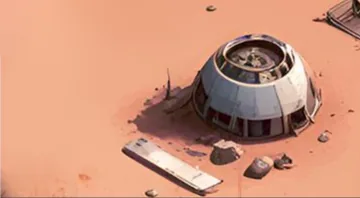
#> input picture games/recycled/src/assets/art/tile-amplifier.webp, 360 x 198 px, given in place of tile-amplifier.webp.webp, which was not available
$ python make_cutouts.py ../src/assets/art/tile-amplifier.webp
#> lines starting #> are read from the running program, lines starting #| are printed output that depends on the picture
#> in cut, tile is the input picture: PIL image 360x198 RGB; mean R, G, B 207.4, 149.3, 123.5
"""Cut a building out of its printed ground, keeping the publisher's pixels.

    python3 tools/make_cutouts.py            # every building that has no cut-out yet
    python3 tools/make_cutouts.py rover      # just these

The model never contributes colour. It is asked for the same image with the ground removed, and
only its **alpha** is used: the publisher's RGB from `tile-<type>.webp` is composited through that
matte. Every run checks that no pixel inside the silhouette changed, and refuses to write if one
did. Output is lossless WebP, which halves the file against PNG for a game downloaded whole.

Needs Pillow and an OpenAI key in ~/.openai-token (see the Art section of the root CLAUDE.md).
The API call goes through scripts/art.mjs, which is the only client.
"""
from __future__ import annotations

import json
import subprocess
import sys
import tempfile
from pathlib import Path

import cv2
import numpy as np
from PIL import Image

GAME = Path(__file__).resolve().parent.parent
ART = GAME / 'src/assets/art'
OUT = GAME / 'src/assets/cutouts'
CLIENT = GAME.parent.parent / 'scripts/art.mjs'
# Mattes are cached so refining the local step costs nothing. Delete one to re-ask the model.
CACHE = GAME.parent.parent / '.screens/art/mattes'

PROMPT = (
    'Cut the building out so that it stands on nothing at all. Keep the building, its roof, walls, '
    'steps, railings, masts and any attached structures exactly as they are, in the same position, '
    'at the same scale, with the same framing. '
    'EVERYTHING that is not the building itself must be fully transparent, with no exceptions: the '
    'orange sand and soil it stands on, the shadow it casts on that ground, the patch of ground '
    'directly beneath it, dust, debris and loose rocks. Do not leave a halo, a shadow pool or any '
    'orange fringe around the base - transparency must run right up to where the structure meets '
    'the ground. Do not redraw, restyle, sharpen or recolour the building itself. Do not add '
    'anything. No text.'
)
# A cut-out that keeps this much of the printed sand has kept the ground or the cast shadow.
# The kit's hand-traced reference scores about 8 percent.
MAX_SAND_PCT = 12
# How far from this tile's own ground colour a pixel may be and still count as ground.
GROUND_TOLERANCE = 38
# The trim is only allowed to remove ground-coloured pixels, so "how much did it remove" measures
# how generous the model's matte was, not whether the trim was right: the Transceiver is a small
# building on a wide apron of sand and loses 57% of its matte to a perfectly correct trim. What
# actually went wrong the time the trim misbehaved was holes - the Cryo Tank's roof eaten from the
# inside - so that is what is measured. Enclosed gaps are normal (the Recycler's open bay, the
# Laboratory's frame) and run to about 1.5%.
MAX_HOLES_PCT = 6
# Every cut-out is written into this one frame with its silhouette centred, so one printed pixel
# is the same size in all twelve and the board keeps the sheet's relative scale. Measured as the
# widest and tallest of the twelve silhouettes; a building that outgrows it is reported rather
# than squeezed, and the number is raised deliberately.
FRAME = (290, 199)

# How little of the band a real building may be. Over the twelve it runs 9% (the Transceiver, a
# small building on a wide apron of sand) to 55% (the Laboratory), so this only catches a matte
# that kept nothing.
MIN_COVERAGE_PCT = 6

# The gates are heuristics: they flag an asset for a human look. Each exception says why, so it
# can be re-argued rather than inherited blindly.
OVERRIDES = {
    'rover': dict(
        trim=False, max_sand=25,
        reason="its own bodywork is tan, so the sand test counts the vehicle; trimming ate holes in the roof",
    ),
}


def pad_square(tile: Image.Image) -> tuple[Image.Image, int, int]:
    """Square the tile with its own edge rows, so the edit comes back in the same framing."""
    side = max(tile.size)
#> side = 360
    ox, oy = (side - tile.width) // 2, (side - tile.height) // 2
#> ox = 0; oy = 81
    canvas = Image.new('RGB', (side, side))
#> canvas: PIL image 360x360 RGB; every value is 0
    canvas.paste(tile, (ox, oy))
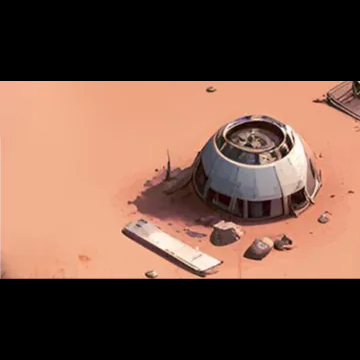
#> canvas: PIL image 360x360 RGB; mean R, G, B 114.1, 82.1, 68
    for y in range(oy):
        canvas.paste(tile.crop((0, 0, tile.width, 1)), (ox, y))
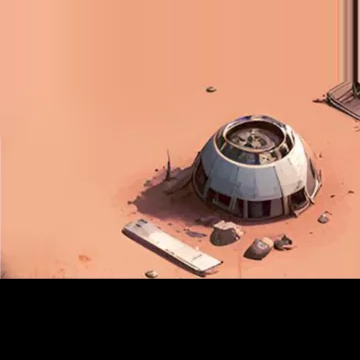
#> canvas: PIL image 360x360 RGB; mean R, G, B 166.8, 119.1, 97.5
    for y in range(side - (oy + tile.height)):
        canvas.paste(tile.crop((0, tile.height - 1, tile.width, tile.height)), (ox, oy + tile.height + y))
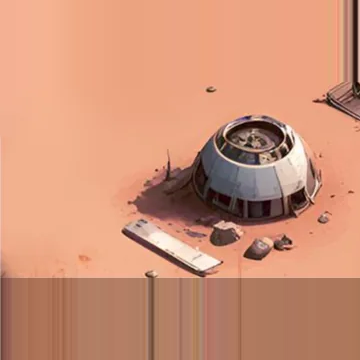
#> canvas: PIL image 360x360 RGB; mean R, G, B 205.7, 145.9, 118.7
    return canvas, ox, oy


# [55 lines left out: functions ground_colour, ground_fraction, trim_ground, holes, not called in this run]


def cut(kind: str, work: Path) -> str:
    tile = Image.open(ART / f'tile-{kind}.webp').convert('RGB')
    padded, ox, oy = pad_square(tile)
#> ox = 0; oy = 81
    src = work / f'{kind}-in.png'
    padded.save(src)

    CACHE.mkdir(parents=True, exist_ok=True)
    matte = CACHE / f'{kind}.png'
    run = subprocess.CompletedProcess([], 0, '', '')
    if not matte.exists():
        run = subprocess.run(
            ['node', str(CLIENT), 'edit', '--quality', 'high', '--size', '1024x1024',
             '--background', 'transparent', '--image', str(src), '--out', str(matte), '--prompt', PROMPT],
            capture_output=True, text=True,
        )
    if run.returncode != 0 or not matte.exists():
        return f'{kind}: FAILED - {(run.stderr or run.stdout).strip().splitlines()[-1][:90]}'

    side = padded.width
    alpha = Image.open(matte).convert('RGBA').split()[3]
    alpha = alpha.resize((side, side), Image.LANCZOS).crop((ox, oy, ox + tile.width, oy + tile.height))
    rule = OVERRIDES.get(kind, {})
    raw = np.array(alpha) > 127
    ground = ground_colour(np.array(tile), raw)
    kept = trim_ground(np.array(tile), raw, ground) if rule.get('trim', True) else raw
    eaten = (raw.sum() - kept.sum()) / max(raw.sum(), 1) * 100
    coverage = kept.mean() * 100

    out = tile.copy()
    out.putalpha(Image.fromarray((kept * 255).astype(np.uint8)))
    changed = int(((np.abs(np.array(tile).astype(int) - np.array(out.convert('RGB')).astype(int)).sum(axis=2) > 0) & kept).sum())
    if changed:
        return f'{kind}: REFUSED - {changed} publisher pixels altered inside the silhouette'
    if not rule.get('min_coverage', MIN_COVERAGE_PCT) <= coverage <= 85:
        return f'{kind}: SUSPECT - keeps {coverage:.0f}% of the tile; not written, look at the matte'

    pitted = holes(kept) / max(kept.sum(), 1) * 100
    if pitted > rule.get('max_holes', MAX_HOLES_PCT):
        return f'{kind}: TRIM ATE IT - {pitted:.0f}% of the silhouette is holes; not written'

    sand = ground_fraction(np.array(tile), kept, ground) * 100
    if sand > rule.get('max_sand', MAX_SAND_PCT):
        return f'{kind}: GROUND LEFT - {sand:.0f}% of what it keeps is printed sand; not written'

    ys, xs = np.where(kept)
    bw, bh = xs.max() - xs.min() + 1, ys.max() - ys.min() + 1
    if bw > FRAME[0] or bh > FRAME[1]:
        return f'{kind}: TOO BIG - silhouette is {bw}x{bh}, the shared frame is {FRAME[0]}x{FRAME[1]}'
    framed = Image.new('RGBA', FRAME, (0, 0, 0, 0))
    framed.paste(out.crop((xs.min(), ys.min(), xs.max() + 1, ys.max() + 1)),
                 ((FRAME[0] - bw) // 2, (FRAME[1] - bh) // 2))

    framed.save(OUT / f'{kind}.webp', 'WEBP', lossless=True, quality=100, method=6)
    record_size(kind, bw, bh)
    size = (OUT / f'{kind}.webp').stat().st_size // 1024
    note = f" [exception: {rule['reason']}]" if rule else ''
    return f'{kind}: {bw}x{bh}, kept {coverage:.0f}%, sand {sand:.0f}%, trim took {eaten:.0f}%, {size} KB{note}'


# [13 lines left out: function record_size, not called in this run]


def main() -> None:
    wanted = sys.argv[1:]
    kinds = wanted or sorted(
        p.name[len('tile-'):-len('.webp')] for p in ART.glob('tile-*.webp')
        if not (OUT / f"{p.name[len('tile-'):-len('.webp')]}.webp").exists()
    )
    if not kinds:
        print('every building already has a cut-out')
        return
    print(f'cutting {len(kinds)}: {", ".join(kinds)}')
    with tempfile.TemporaryDirectory() as tmp:
        for kind in kinds:
            print(cut(kind, Path(tmp)), flush=True)


if __name__ == '__main__':
    main()

$ run again, on games/recycled/src/assets/art/tile-recycler.webp
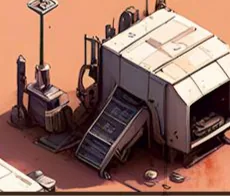
#> input picture games/recycled/src/assets/art/tile-recycler.webp, 230 x 196 px, given in place of tile-recycler.webp.webp, which was not available
#> in cut, tile is the input picture: PIL image 230x196 RGB; mean R, G, B 147.8, 109.1, 96.2
#> after the loop in pad_square, `for y in range(oy):`:
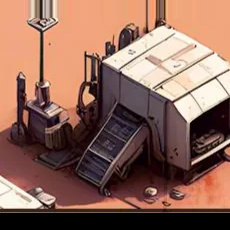
#> canvas: PIL image 230x230 RGB; mean R, G, B 142.7, 104.7, 91
#> after the loop in pad_square, `for y in range(side - (oy + tile.height)):`:
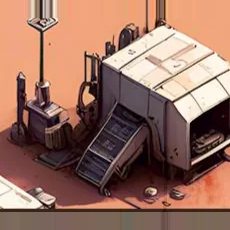
#> canvas: PIL image 230x230 RGB; mean R, G, B 151.7, 112.2, 97.6
#> in cut, `padded, ox, oy = pad_square(tile)`: ox = 0; oy = 17
